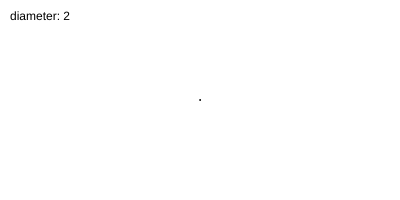
Frame 1 (no input)
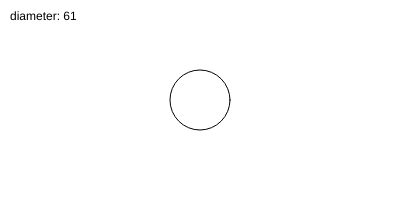
Frame 60 (no input)
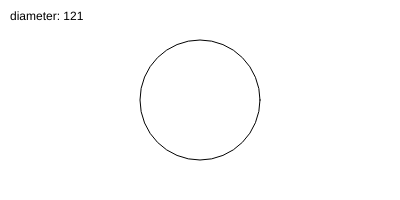
Frame 120 (the mouse pressed at the canvas centre since frame 60)

The p5.js sketch that drew these frames (run headless with seeded random() and noise() and a simulated clock; from frame 60 on, the mouse is pressed at the canvas centre):

// p5.js sketch
// ── sketch.js
let diameter = 1 //set variable variable diameter with a value 1

function setup() {
    createCanvas(400, 200); //create canvas 400px width and 300px heigth
}



function draw() {
    
    // set background color to white
    background(255); 

    // 1. Make circle appear in center and not move
    circle(width / 2, height / 2, diameter)

    // 2. Increase diameter on every frame 
    diameter++;

    text('diameter: ' + diameter, 10, 20);

    // 3. Reset diameter back to once when it is more than 200
    if (diameter > 200)
        diameter = 1;
        
    

}
